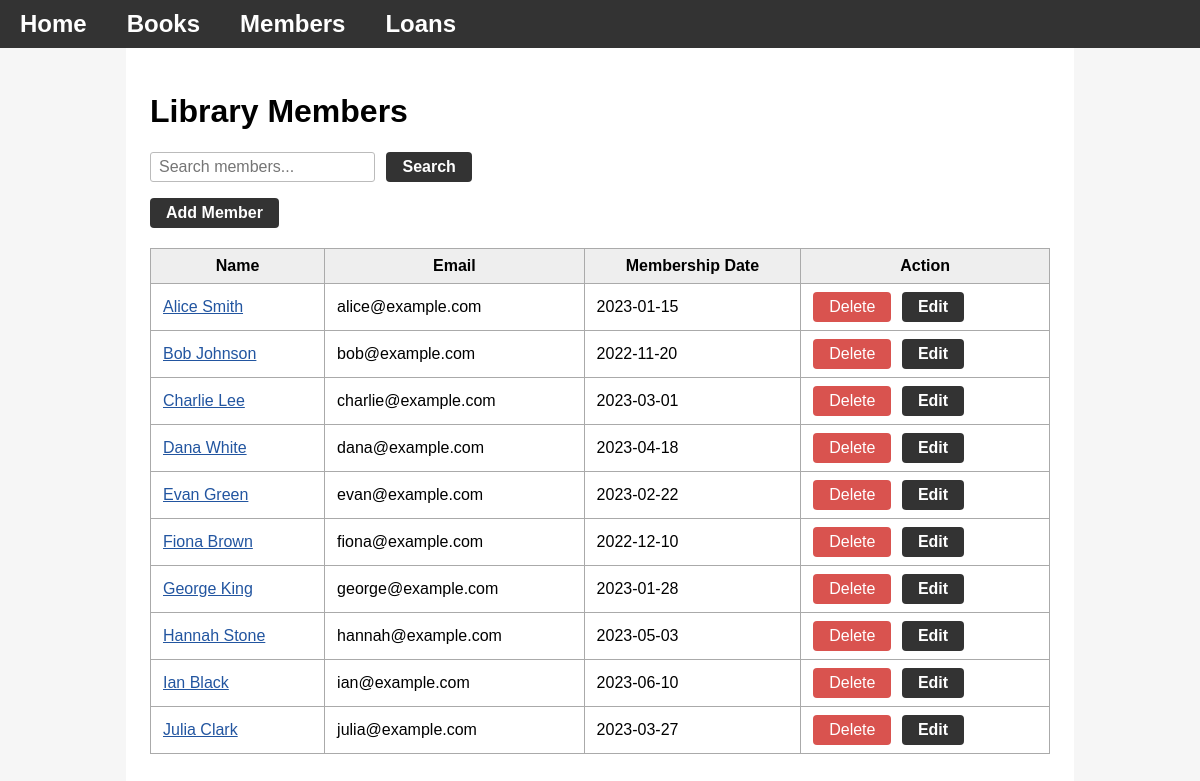
/members, run on the app's committed database.
### tables this page shows
CREATE TABLE Members (
    member_id INTEGER PRIMARY KEY AUTOINCREMENT,
    name TEXT,
    email TEXT,
    membership_date DATE
);

### app.py (the view, shortened to what this page needs)
@app.route('/members', methods=['GET', 'POST'])
def members():
    conn = get_db_connection()
    search = request.args.get('search', '').strip()
    if search:
        members = conn.execute(
            'SELECT * FROM Members WHERE name LIKE ? OR email LIKE ?',
            (f'%{search}%', f'%{search}%')
        ).fetchall()
    else:
        members = conn.execute('SELECT * FROM Members').fetchall()
    conn.close()
    return render_template('members.html', members=members, search=search)

### app.py (called while the page is built)
def get_db_connection():
    conn = sqlite3.connect('library.db')
    conn.row_factory = sqlite3.Row
    return conn

### templates/members.html (shortened to what this page needs)
{% extends "base.html" %}
{% block content %}
  <h1>Library Members</h1>
  <form method="get" style="margin-bottom: 16px;">
    <input type="text" name="search" placeholder="Search members..." value="{{ search }}">
    <button type="submit" class="btn btn-edit">Search</button>
  </form>
  <button class="btn btn-edit" onclick="document.getElementById('addMemberModal').style.display='block'">Add Member</button>
  <table>
    <tr>
      <th>Name</th><th>Email</th><th>Membership Date</th><th>Action</th>
    </tr>
    {% for member in members %}
    <tr>
      <td><a href="/member/{{ member.member_id }}">{{ member.name }}</a></td>
      <td>{{ member.email }}</td>
      <td>{{ member.membership_date }}</td>
      <td>
        <a href="/delete_member/{{ member.member_id }}" class="btn btn-delete">Delete</a>
        <button type="button" class="btn btn-edit"
          onclick="openEditMemberModal('{{ member.member_id }}', '{{ member.name|escape }}', '{{ member.email|escape }}', '{{ member.membership_date }}')">
          Edit
        </button>
      </td>
    </tr>
    {% endfor %}
  </table>
{% endblock %}

### templates/base.html (style rules this page uses)
body { font-family: Arial, sans-serif; margin: 0; background: #f6f6f6; }
table { border-collapse: collapse; width: 100%; margin-top: 20px; }
th, td { border: 1px solid #aaa; padding: 8px 12px; }
th { background: #eee; }
form { margin-bottom: 20px; }
button, input[type="submit"] { background: #333; color: #fff; border: none; padding: 6px 14px; cursor: pointer; border-radius: 4px; font-size: 1em; }
input, select { padding: 5px 8px; border-radius: 3px; border: 1px solid #bbb; margin-right: 7px; font-size: 1em; }
.container a { color: #2255a0; font-weight: normal; text-decoration: underline; }

### templates/members.html (style rules this page uses)
.btn { display: inline-block; padding: 6px 16px; margin-right: 6px; border: none; border-radius: 4px; background: #333; color: #fff; font-size: 1em; font-weight: bold; cursor: pointer; text-decoration: none; transition: background 0.2s; }
.btn-delete { background: #d9534f; color: #fff !important; text-decoration: none !important; }
.btn-edit { background: #333; }

### data on the page
Members: name "Alice Smith", email "alice@example.com", membership_date "2023-01-15"
Members: name "Bob Johnson", email "bob@example.com", membership_date "2022-11-20"
Members: name "Charlie Lee", email "charlie@example.com", membership_date "2023-03-01"
Members: name "Dana White", email "dana@example.com", membership_date "2023-04-18"
Members: name "Evan Green", email "evan@example.com", membership_date "2023-02-22"
Members: name "Fiona Brown", email "fiona@example.com", membership_date "2022-12-10"
Members: name "George King", email "george@example.com", membership_date "2023-01-28"
Members: name "Hannah Stone", email "hannah@example.com", membership_date "2023-05-03"
Members: name "Ian Black", email "ian@example.com", membership_date "2023-06-10"
Members: name "Julia Clark", email "julia@example.com", membership_date "2023-03-27"
